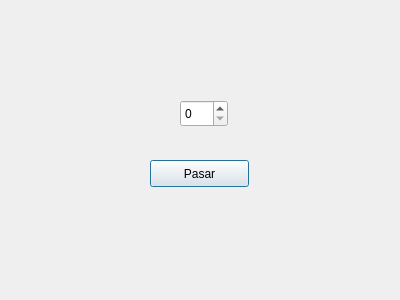
<?xml version="1.0" encoding="UTF-8"?>
<ui version="4.0">
 <class>TomaDatos</class>
 <widget class="QDialog" name="TomaDatos">
  <property name="geometry">
   <rect>
    <x>0</x>
    <y>0</y>
    <width>400</width>
    <height>300</height>
   </rect>
  </property>
  <property name="windowTitle">
   <string>Dialog</string>
  </property>
  <widget class="QPushButton" name="button_pasar">
   <property name="geometry">
    <rect>
     <x>150</x>
     <y>160</y>
     <width>99</width>
     <height>27</height>
    </rect>
   </property>
   <property name="text">
    <string>Pasar</string>
   </property>
  </widget>
  <widget class="QSpinBox" name="num">
   <property name="geometry">
    <rect>
     <x>180</x>
     <y>100</y>
     <width>48</width>
     <height>27</height>
    </rect>
   </property>
  </widget>
 </widget>
 <resources/>
 <connections/>
</ui>
